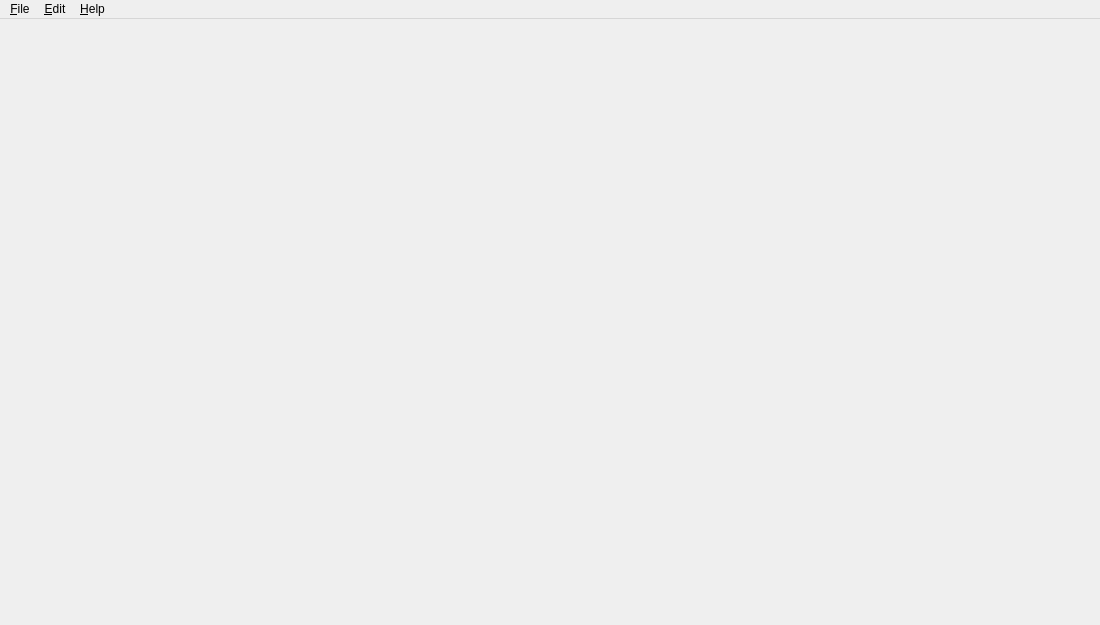
<?xml version="1.0" encoding="UTF-8"?>
<ui version="4.0">
 <class>MSIMMainWindow</class>
 <widget class="QMainWindow" name="MSIMMainWindow">
  <property name="geometry">
   <rect>
    <x>0</x>
    <y>0</y>
    <width>1100</width>
    <height>625</height>
   </rect>
  </property>
  <property name="windowIcon">
   <iconset resource="../resources/MasterSimulator.qrc">
    <normaloff>:/gfx/logo/icon_64.png</normaloff>:/gfx/logo/icon_64.png</iconset>
  </property>
  <widget class="QWidget" name="centralWidget"/>
  <widget class="QMenuBar" name="menuBar">
   <property name="geometry">
    <rect>
     <x>0</x>
     <y>0</y>
     <width>1100</width>
     <height>21</height>
    </rect>
   </property>
   <widget class="QMenu" name="menu_File">
    <property name="title">
     <string>&amp;File</string>
    </property>
    <addaction name="actionFileNew"/>
    <addaction name="actionFileOpen"/>
    <addaction name="actionFileReload"/>
    <addaction name="actionFileRecentProjects"/>
    <addaction name="actionFileSave"/>
    <addaction name="actionFileSaveAs"/>
    <addaction name="actionFileClose"/>
    <addaction name="separator"/>
    <addaction name="actionFileExport"/>
    <addaction name="separator"/>
    <addaction name="actionFileQuit"/>
   </widget>
   <widget class="QMenu" name="menu_Edit">
    <property name="title">
     <string>&amp;Edit</string>
    </property>
    <widget class="QMenu" name="menuLanguage">
     <property name="title">
      <string>Application language</string>
     </property>
    </widget>
    <addaction name="actionEditParseFMUs"/>
    <addaction name="actionEditTextEditProject"/>
    <addaction name="separator"/>
    <addaction name="actionEditPreferences"/>
    <addaction name="menuLanguage"/>
   </widget>
   <widget class="QMenu" name="menu_Help">
    <property name="title">
     <string>&amp;Help</string>
    </property>
    <addaction name="actionHelpAboutMasterSim"/>
    <addaction name="actionHelpAboutQt"/>
   </widget>
   <addaction name="menu_File"/>
   <addaction name="menu_Edit"/>
   <addaction name="menu_Help"/>
  </widget>
  <action name="actionFileNew">
   <property name="icon">
    <iconset resource="../resources/MasterSimulator.qrc">
     <normaloff>:/gfx/actions/24x24/filenew.png</normaloff>:/gfx/actions/24x24/filenew.png</iconset>
   </property>
   <property name="text">
    <string>New...</string>
   </property>
   <property name="toolTip">
    <string>Creates a new project</string>
   </property>
  </action>
  <action name="actionFileOpen">
   <property name="icon">
    <iconset resource="../resources/MasterSimulator.qrc">
     <normaloff>:/gfx/actions/24x24/fileopen.png</normaloff>:/gfx/actions/24x24/fileopen.png</iconset>
   </property>
   <property name="text">
    <string>Open...</string>
   </property>
   <property name="toolTip">
    <string>Opens a project file.</string>
   </property>
  </action>
  <action name="actionFileSave">
   <property name="icon">
    <iconset resource="../resources/MasterSimulator.qrc">
     <normaloff>:/gfx/actions/24x24/filesave.png</normaloff>:/gfx/actions/24x24/filesave.png</iconset>
   </property>
   <property name="text">
    <string>Save</string>
   </property>
   <property name="toolTip">
    <string>Saves current changes.</string>
   </property>
  </action>
  <action name="actionFileSaveAs">
   <property name="text">
    <string>Save as...</string>
   </property>
   <property name="toolTip">
    <string>Saves project under new name.</string>
   </property>
   <property name="shortcut">
    <string>Ctrl+Shift+S</string>
   </property>
  </action>
  <action name="actionFileExport">
   <property name="text">
    <string>Export project package...</string>
   </property>
   <property name="toolTip">
    <string>Exports project as package.</string>
   </property>
   <property name="shortcut">
    <string>Ctrl+E</string>
   </property>
  </action>
  <action name="actionFileClose">
   <property name="text">
    <string>Close</string>
   </property>
   <property name="toolTip">
    <string>Closes current project.</string>
   </property>
  </action>
  <action name="actionFileQuit">
   <property name="text">
    <string>Quit</string>
   </property>
   <property name="toolTip">
    <string>Quits the application.</string>
   </property>
   <property name="menuRole">
    <enum>QAction::QuitRole</enum>
   </property>
  </action>
  <action name="actionFileRecentProjects">
   <property name="text">
    <string>Recent projects</string>
   </property>
  </action>
  <action name="actionEditTextEditProject">
   <property name="icon">
    <iconset resource="../resources/MasterSimulator.qrc">
     <normaloff>:/gfx/actions/24x24/edit.png</normaloff>:/gfx/actions/24x24/edit.png</iconset>
   </property>
   <property name="text">
    <string>Open project in text editor</string>
   </property>
   <property name="toolTip">
    <string>Opens the project file in a text editor</string>
   </property>
   <property name="shortcut">
    <string>F2</string>
   </property>
  </action>
  <action name="actionHelpAboutQt">
   <property name="text">
    <string>About Qt...</string>
   </property>
   <property name="menuRole">
    <enum>QAction::AboutQtRole</enum>
   </property>
  </action>
  <action name="actionHelpAboutMasterSim">
   <property name="text">
    <string>About MasterSimulator...</string>
   </property>
   <property name="menuRole">
    <enum>QAction::AboutRole</enum>
   </property>
  </action>
  <action name="actionEditPreferences">
   <property name="icon">
    <iconset resource="../resources/MasterSimulator.qrc">
     <normaloff>:/gfx/actions/24x24/edit.png</normaloff>:/gfx/actions/24x24/edit.png</iconset>
   </property>
   <property name="text">
    <string>Preferences...</string>
   </property>
   <property name="menuRole">
    <enum>QAction::PreferencesRole</enum>
   </property>
  </action>
  <action name="actionFileReload">
   <property name="icon">
    <iconset resource="../resources/MasterSimulator.qrc">
     <normaloff>:/gfx/actions/24x24/reload.png</normaloff>:/gfx/actions/24x24/reload.png</iconset>
   </property>
   <property name="text">
    <string>Reload project</string>
   </property>
   <property name="toolTip">
    <string>Reloads the current project</string>
   </property>
  </action>
  <action name="actionViewSlaves">
   <property name="checkable">
    <bool>true</bool>
   </property>
   <property name="icon">
    <iconset resource="../resources/MasterSimulator.qrc">
     <normaloff>:/gfx/views/32x32/MasterSim_Simulators_32x32.png</normaloff>:/gfx/views/32x32/MasterSim_Simulators_32x32.png</iconset>
   </property>
   <property name="text">
    <string>FMUs and Simulators</string>
   </property>
   <property name="toolTip">
    <string>Switches to FMU setup mode</string>
   </property>
  </action>
  <action name="actionViewConnections">
   <property name="checkable">
    <bool>true</bool>
   </property>
   <property name="icon">
    <iconset resource="../resources/MasterSimulator.qrc">
     <normaloff>:/gfx/views/32x32/MasterSim_Connections_32x32.png</normaloff>:/gfx/views/32x32/MasterSim_Connections_32x32.png</iconset>
   </property>
   <property name="text">
    <string>Connections</string>
   </property>
   <property name="toolTip">
    <string>Switches to connection edit mode</string>
   </property>
  </action>
  <action name="actionViewSimulation">
   <property name="checkable">
    <bool>true</bool>
   </property>
   <property name="icon">
    <iconset resource="../resources/MasterSimulator.qrc">
     <normaloff>:/gfx/views/32x32/MasterSim_Simulation_Settings_32x32.png</normaloff>:/gfx/views/32x32/MasterSim_Simulation_Settings_32x32.png</iconset>
   </property>
   <property name="text">
    <string>Simulation Settings</string>
   </property>
   <property name="toolTip">
    <string>Switches to simulation setup mode</string>
   </property>
  </action>
  <action name="actionEditParseFMUs">
   <property name="icon">
    <iconset resource="../resources/MasterSimulator.qrc">
     <normaloff>:/gfx/actions/32x32/FMU_32x32.png</normaloff>:/gfx/actions/32x32/FMU_32x32.png</iconset>
   </property>
   <property name="text">
    <string>Analyze FMUs</string>
   </property>
   <property name="toolTip">
    <string>Extracts FMUs and reads modelDescription.xml files.</string>
   </property>
  </action>
 </widget>
 <layoutdefault spacing="6" margin="11"/>
 <resources>
  <include location="../resources/MasterSimulator.qrc"/>
 </resources>
 <connections/>
</ui>
